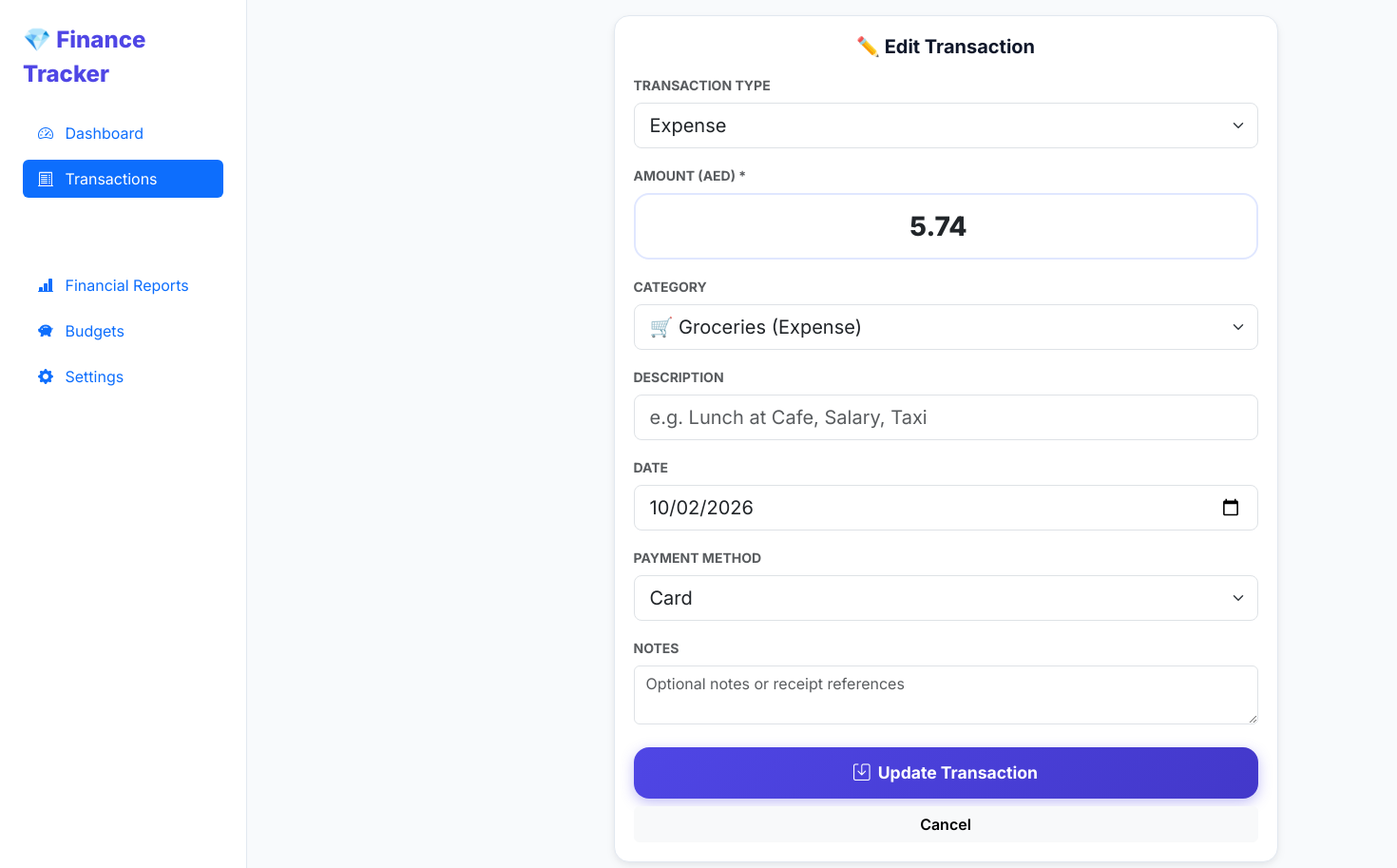
The app's page /transactions/8/edit/ with its own data.
### finance/models.py (models this page shows, shortened)
class Transaction(models.Model):
    TYPE_CHOICES = (
        ('EXPENSE', 'Expense'),
        ('INCOME', 'Income'),
    )
    PAYMENT_CHOICES = (
        ('CASH', 'Cash'),
        ('BANK', 'Bank Transfer'),
        ('CARD', 'Card'),
        ('UPI', 'UPI / Online'),
        ('OTHER', 'Other'),
    )
    transaction_type = models.CharField(max_length=10, choices=TYPE_CHOICES, default='EXPENSE')
    amount = models.DecimalField(max_digits=12, decimal_places=2)
    category = models.ForeignKey(Category, on_delete=models.SET_NULL, null=True, blank=True, related_name='transactions')
    description = models.CharField(max_length=255, blank=True, default='')
    transaction_date = models.DateField(default=timezone.now)
    payment_method = models.CharField(max_length=10, choices=PAYMENT_CHOICES, default='CASH')
    notes = models.TextField(blank=True, default='')
    created_at = models.DateTimeField(auto_now_add=True)
    updated_at = models.DateTimeField(auto_now=True)
    class Meta:
        ordering = ['-transaction_date', '-created_at']

### finance/views.py (the view)
# urls.py: path('transactions/<int:pk>/edit/', views.transaction_edit_view, name='transaction_edit'),
def transaction_edit_view(request, pk):
    tx = get_object_or_404(Transaction, pk=pk)
    if request.method == 'POST':
        form = TransactionForm(request.POST, instance=tx)
        if form.is_valid():
            tx = form.save()
            messages.success(request, "Transaction updated successfully!")
            return redirect('transaction_list')
        else:
            messages.error(request, "Please check form errors.")
    else:
        form = TransactionForm(instance=tx)
    context = {
        'active_page': 'transactions',
        'form': form,
        'transaction': tx,
    }
    return render(request, 'transactions/edit.html', context)

### finance/models.py (called while the page is built)
    def __str__(self):
        return f"{self.icon} {self.name} ({self.get_category_type_display()})"

    @classmethod
    def get_setting(cls, key, default=''):
        try:
            return cls.objects.get(key=key).value
        except cls.DoesNotExist:
            return getattr(settings, key, default)

### finance/services.py (called while the page is built)
def get_currency():
    return AppSetting.get_setting('DEFAULT_CURRENCY', 'AED')

### finance/views.py (called while the page is built)
def global_settings_context(request):
    return {
        'CURRENCY': get_currency(),
    }

### finance/templates/transactions/edit.html (shortened to what this page needs)
{% extends 'base.html' %}
{% block content %}
<div class="row justify-content-center">
    <div class="col-12 col-md-8 col-lg-6">
        <div class="glass-card">
            <h5 class="fw-bold mb-3 text-center">✏️ Edit Transaction</h5>
            <form method="POST">
                <div class="mb-3">
                    <label class="form-label text-muted small fw-bold">TRANSACTION TYPE</label>
                    {{ form.transaction_type }}
                </div>
                <div class="mb-3">
                    <label class="form-label text-muted small fw-bold">AMOUNT ({{ CURRENCY }}) *</label>
                    {{ form.amount }}
                </div>
                <div class="mb-3">
                    <label class="form-label text-muted small fw-bold">CATEGORY</label>
                    {{ form.category }}
                </div>
                <div class="mb-3">
                    <label class="form-label text-muted small fw-bold">DESCRIPTION</label>
                    {{ form.description }}
                </div>
                <div class="mb-3">
                    <label class="form-label text-muted small fw-bold">DATE</label>
                    {{ form.transaction_date }}
                </div>
                <div class="mb-3">
                    <label class="form-label text-muted small fw-bold">PAYMENT METHOD</label>
                    {{ form.payment_method }}
                </div>
                <div class="mb-3">
                    <label class="form-label text-muted small fw-bold">NOTES</label>
                    {{ form.notes }}
                </div>
                <div class="d-grid gap-2 mt-4">
                    <button type="submit" class="btn btn-primary-lg">
                        <i class="bi bi-save me-1"></i> Update Transaction
                    </button>
                    <a href="{% url 'transaction_list' %}" class="btn btn-light fw-semibold">Cancel</a>
                </div>
            </form>
        </div>
    </div>
</div>
{% endblock %}

### finance/static/css/style.css (style rules this page uses)
:root { --bg-main: #f8fafc; --bg-card: #ffffff; --text-main: #0f172a; --text-muted: #64748b; --primary: #4f46e5; --primary-hover: #4338ca; --primary-light: #e0e7ff; --income-color: #10b981; --income-bg: #ecfdf5; --expense-color: #f43f5e; --expense-bg: #fff1f2; --warning-color: #f59e0b; --warning-bg: #fffbeb; --danger-color: #ef4444; --danger-bg: #fef2f2; --border-color: #e2e8f0; --shadow-sm: 0 1px 3px rgba(15, 23, 42, 0.06), 0 1px 2px rgba(15, 23, 42, 0.04); --shadow-md: 0 4px 12px -2px rgba(15, 23, 42, 0.08), 0 2px 6px -1px rgba(15, 23, 42, 0.04); --shadow-lg: 0 10px 25px -3px rgba(79, 70, 229, 0.15), 0 4px 10px -2px rgba(15, 23, 42, 0.05); --radius-sm: 10px; --radius-md: 16px; --radius-lg: 24px; }
body { background-color: var(--bg-main); color: var(--text-main); font-family: 'Inter', -apple-system, BlinkMacSystemFont, "Segoe UI", Roboto, sans-serif; padding-bottom: 90px; margin: 0; -webkit-tap-highlight-color: transparent; }
@media (min-width: 992px) { body { padding-bottom: 30px; } }
.glass-card { background: var(--bg-card); border: 1px solid var(--border-color); border-radius: var(--radius-md); box-shadow: var(--shadow-md); padding: 1.25rem; margin-bottom: 1.25rem; transition: transform 0.2s ease, box-shadow 0.2s ease; }
.form-input-lg { font-size: 1.75rem !important; font-weight: 800 !important; text-align: center; padding: 0.75rem !important; border-radius: var(--radius-md) !important; border: 2px solid var(--primary-light) !important; }
.btn-primary-lg { background: linear-gradient(135deg, #4f46e5 0%, #4338ca 100%); color: #fff; font-weight: 700; font-size: 1.1rem; padding: 0.85rem 1.5rem; border-radius: var(--radius-md); border: none; width: 100%; box-shadow: 0 4px 14px rgba(79, 70, 229, 0.35); }

### records on screen
Transaction: transaction_type "Expense", amount "5.74", category "🛒 Groceries (Expense)", transaction_date "10/02/2026", payment_method "Card"

### other values on screen
{{ CURRENCY }} "AED"
